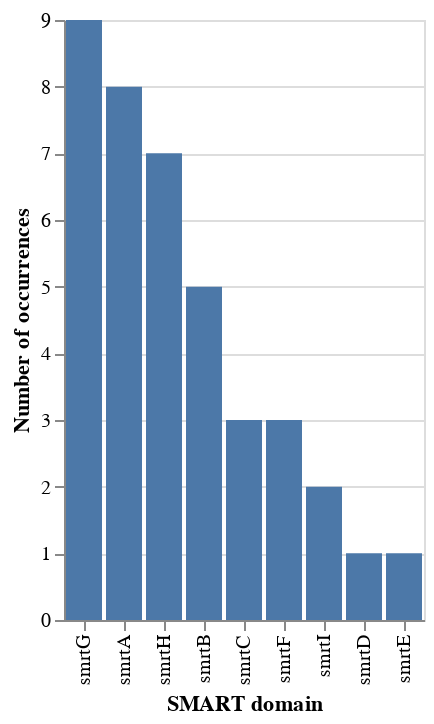

The Vega-Lite source for this figure:
### Vega-Lite specification from a JSON file in a GitHub repository (floating-point values rounded to 4 significant figures)
{"$schema": "https://vega.github.io/schema/vega-lite/v4.json", "description": "A simple bar chart with embedded data.", "data": {"values": [{"domain": "smrtA", "occurrences": 8}, {"domain": "smrtB", "occurrences": 5}, {"domain": "smrtC", "occurrences": 3}, {"domain": "smrtD", "occurrences": 1}, {"domain": "smrtE", "occurrences": 1}, {"domain": "smrtF", "occurrences": 3}, {"domain": "smrtG", "occurrences": 9}, {"domain": "smrtH", "occurrences": 7}, {"domain": "smrtI", "occurrences": 2}]}, "mark": "bar", "encoding": {"x": {"field": "domain", "type": "ordinal", "sort": "-y", "axis": {"title": "SMART domain", "labelAngle": -90}}, "y": {"field": "occurrences", "type": "quantitative", "axis": {"title": "Number of occurrences"}}}}
